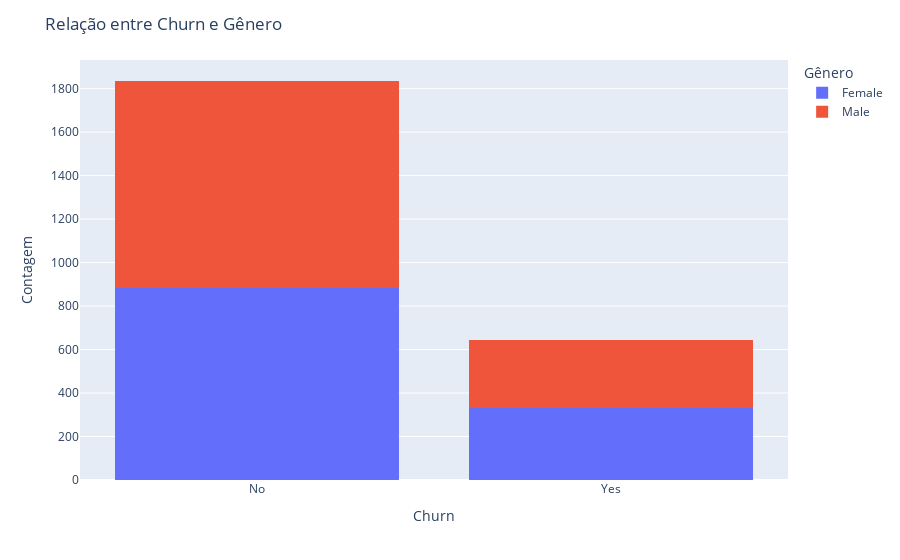

Here is the notebook cell this chart was saved with:
### Markdown cell above
# 4) Realize a etapa da análise bivariada:
A) Questione pelo menos 5 informações e traga as respostas utilizando visuais gráficos e insights.


B) Quais variáveis você acredita serem as mais importantes para esse projetos relacionadas a variável Churn?

### Code cell
# Gráfico de Relação de Churn entre Gênero
fig = px.histogram(df, x='Churn', color='Genero', barmode='stack')

# Layout do Gráfico
fig.update_layout(title='Relação entre Churn e Gênero',
                  xaxis_title='Churn',
                  yaxis_title='Contagem',
                  legend_title='Gênero')
fig.show()

### Figure 1 — Plotly figure (JSON) as saved in the notebook; plotly's stock layout.template omitted (floating-point values rounded to 4 significant figures; data arrays with more than 128 entries replaced by an {"elided": "..."} marker saying what was removed)
{"data": [{"alignmentgroup": "True", "bingroup": "x", "hovertemplate": "Genero=Female<br>Churn=%{x}<br>count=%{y}<extra></extra>", "legendgroup": "Female", "marker": {"color": "#636efa", "pattern": {"shape": ""}}, "name": "Female", "offsetgroup": "Female", "orientation": "v", "showlegend": true, "type": "histogram", "x": {"elided": "1212 str values"}, "xaxis": "x", "yaxis": "y"}, {"alignmentgroup": "True", "bingroup": "x", "hovertemplate": "Genero=Male<br>Churn=%{x}<br>count=%{y}<extra></extra>", "legendgroup": "Male", "marker": {"color": "#EF553B", "pattern": {"shape": ""}}, "name": "Male", "offsetgroup": "Male", "orientation": "v", "showlegend": true, "type": "histogram", "x": {"elided": "1265 str values"}, "xaxis": "x", "yaxis": "y"}], "layout": {"autosize": true, "barmode": "stack", "legend": {"title": {"text": "Gênero"}, "tracegroupgap": 0}, "margin": {"t": 60}, "title": {"text": "Relação entre Churn e Gênero"}, "xaxis": {"anchor": "y", "autorange": true, "domain": [0, 1], "range": [-0.5, 1.5], "title": {"text": "Churn"}, "type": "category"}, "yaxis": {"anchor": "x", "autorange": true, "domain": [0, 1], "range": [0, 1932.0], "title": {"text": "Contagem"}}}}
